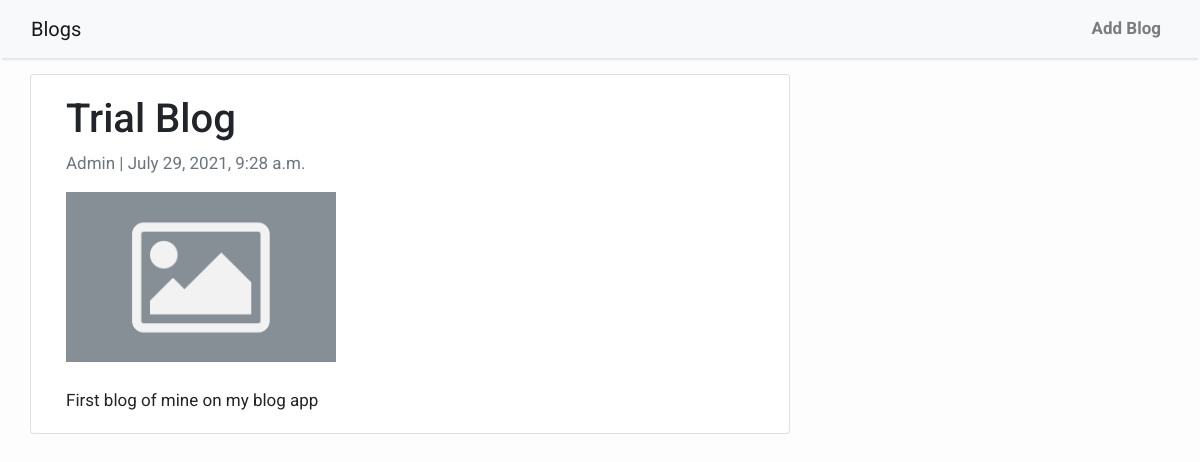
The app's page /trial-blog/, older data.
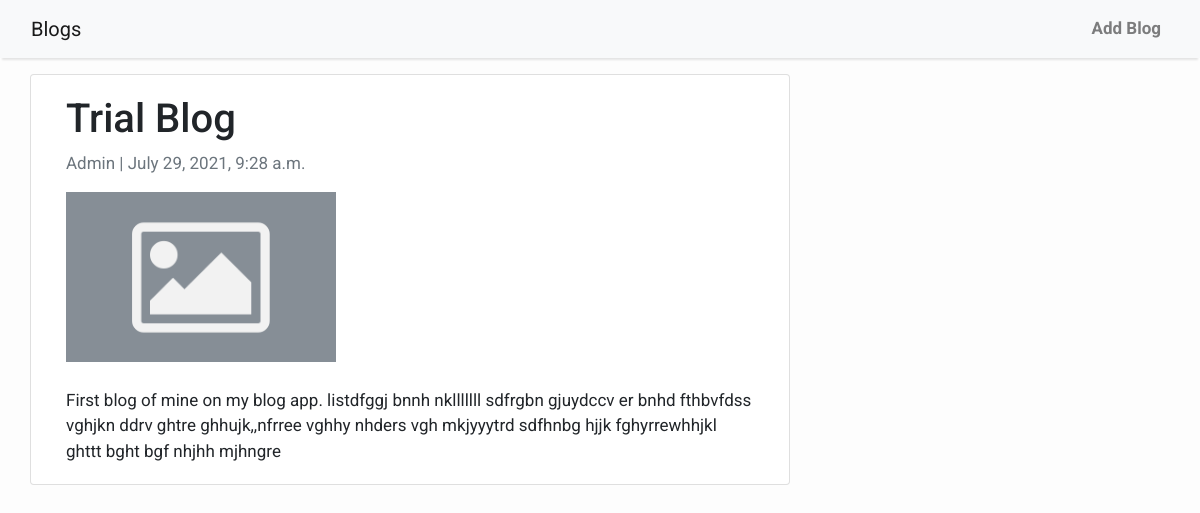
The same page, newer data.
### Blogs/models.py (models this page shows, shortened)
class blog(models.Model):
    title = models.CharField(max_length=200, unique=True)
    slug = models.SlugField(max_length=200, unique=True)
    full_content = models.TextField()
    author = models.ForeignKey(User, on_delete= models.CASCADE,related_name='blog_posts')
    published_on = models.DateTimeField(auto_now_add=True)
    edited_on = models.DateTimeField(auto_now= True)
    thumb= models.ImageField(default='default.png', blank= True)
    class Meta:
        ordering = ['-published_on']

### Blogs/views.py (the view)
# urls.py: path('<slug:slug>/', views.BlogDetail, name='blog_detail'),
def BlogDetail(request, slug):
    blogs_detail = blog.objects.get(slug=slug)
    context ={
        'blogs': blogs_detail
    }
    return render(request, "blog_detail.html", context)

### Blogs/templates/blog_detail.html
{% extends 'base.html' %}
{% block content %}
<div class="container">
  <div class="row">
    <div class="col-md-8 card mb-4  mt-3 left  top">
      <div class="card-body">
        <h1>{% block title %} {{ blogs.title }} {% endblock title %}</h1>
        <p class=" text-muted">{{ blogs.author }} | {{ blogs.published_on }}</p>
        <img src="{{ blogs.thumb.url }}" alt="..." style="height: 170px;">
        <br><br>
        <p class="card-text ">{{ blogs.full_content | safe }}</p>
      </div>
    </div>
  </div>
</div>
{% endblock content %}

Row changes from the older to the newer data that the page shows:
changed blog "Trial Blog": full_content "First blog of mine on my blog app" → "First blog of mine on my blog app. listdfggj bnnh nklllllll sdfrgbn gjuydccv er bnhd fthbvfdss vghjkn ddrv ghtre ghhujk,,nfrree vghhy nhders vgh mkjyyytrd sdfhnbg hjjk fghyrrewhhjkl ghttt bght bgf nhjhh mjhngre"
